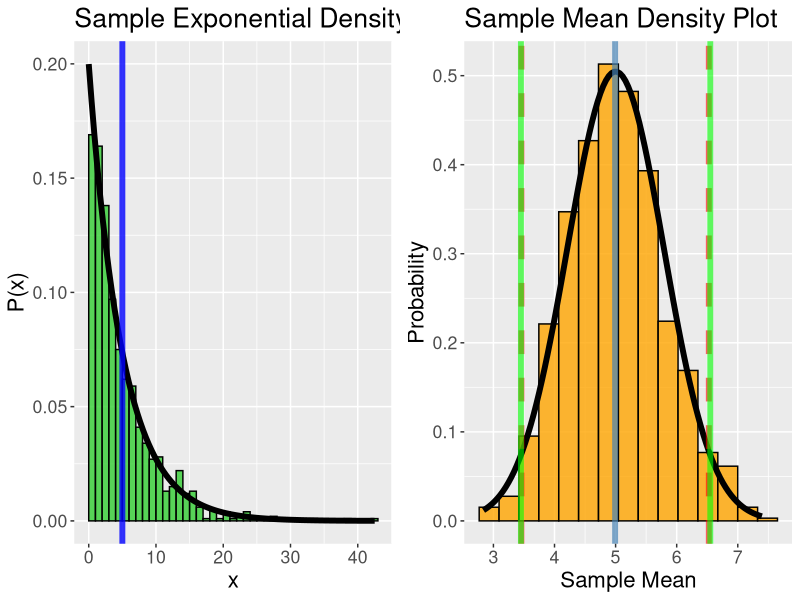

Reproduce this figure in R.
## ---- chunk 1
knitr::opts_chunk$set(echo = TRUE)
## ---- chunk 2
library(ggplot2)
library(gridExtra)
## ---- chunk 3
lambda = 0.2
theoretical_mean <- 1/lambda
standard_error <- (1/lambda)/sqrt(40)
## ---- chunk 4
exp_values <- rexp(1000,lambda)
exp_frame <- data.frame(exp_values)
## ---- chunk 5
mns = NULL
for (i in 1 : 1000){
mns = c(mns, mean(rexp(40, lambda)))
}

average_means <- mean(mns)
sd_means <- sd(mns)
means_frame <- data.frame(mns)
## ---- chunk 6
cat("Theoretical mean: ", theoretical_mean, "\n")
cat("Average of sample means: ", round(average_means,3), "\n")
cat("Theoretical standard error: ", round(standard_error,3), "\n")
cat("Standard deviation of sample means: ", round(sd_means,3), "\n")
## ---- chunk 7
exp_plot <- ggplot(exp_frame, aes(x=exp_values)) +
geom_histogram(alpha = .80, binwidth=1, boundary=1, colour = "black", 
fill = "limegreen",aes(y = ..density..))+
stat_function(fun = dexp, args = list(rate=lambda), size=2)+
geom_vline(xintercept = theoretical_mean, linetype = "solid",color="blue",
size=2,alpha = 0.8)+
labs(title="Sample Exponential Density Plot",x = "x",y="P(x)")+
theme(text = element_text(size=16))

sample_means_plot <- ggplot(means_frame, aes(x=mns)) +
geom_histogram(alpha = .80, bins = 15, colour = "black", 
fill = "orange",aes(y = ..density..))+
stat_function(fun = dnorm, args = list(mean = theoretical_mean, sd = standard_error)
, size=2)+
geom_vline(xintercept = average_means, linetype = "solid",color="steelblue",size=2,
alpha = 0.7)+
geom_vline(xintercept = c(average_means-1.96*sd_means, average_means+1.96*sd_means),
linetype = "dashed",color="red",size=2,alpha=0.6)+
geom_vline(xintercept = c(theoretical_mean-1.96*standard_error, 
theoretical_mean+1.96*standard_error),
linetype = "solid",color="green",size=2,alpha=0.6)+
labs(title="Sample Mean Density Plot",x = "Sample Mean",y="Probability")+
theme(text = element_text(size=16))

plot_CLT <- grid.arrange(exp_plot, sample_means_plot, ncol = 2)
